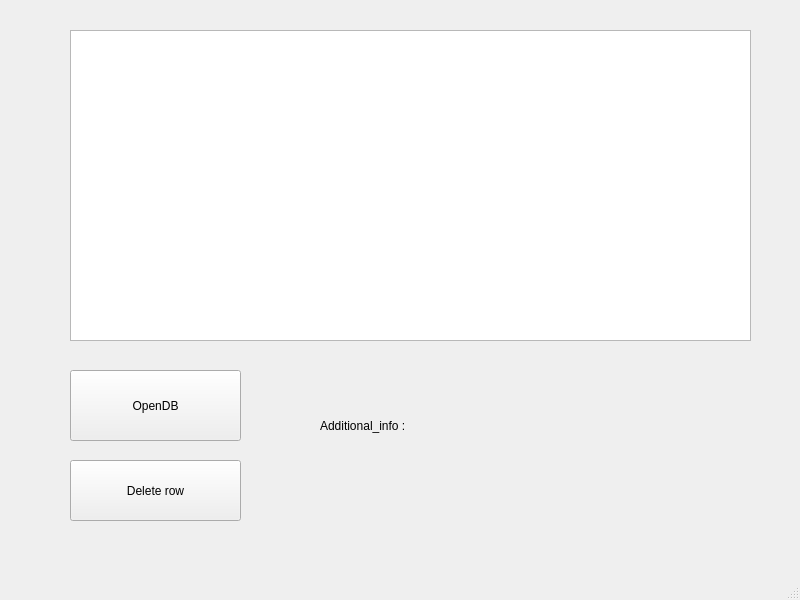
<?xml version="1.0" encoding="UTF-8"?>
<ui version="4.0">
 <class>MainWindow</class>
 <widget class="QMainWindow" name="MainWindow">
  <property name="geometry">
   <rect>
    <x>0</x>
    <y>0</y>
    <width>800</width>
    <height>600</height>
   </rect>
  </property>
  <property name="windowTitle">
   <string>MainWindow</string>
  </property>
  <widget class="QWidget" name="centralwidget">
   <widget class="QPushButton" name="openButton">
    <property name="geometry">
     <rect>
      <x>70</x>
      <y>370</y>
      <width>171</width>
      <height>71</height>
     </rect>
    </property>
    <property name="text">
     <string>OpenDB</string>
    </property>
   </widget>
   <widget class="QPushButton" name="deleteButton">
    <property name="geometry">
     <rect>
      <x>70</x>
      <y>460</y>
      <width>171</width>
      <height>61</height>
     </rect>
    </property>
    <property name="text">
     <string>Delete row</string>
    </property>
   </widget>
   <widget class="QTreeView" name="treeView">
    <property name="geometry">
     <rect>
      <x>70</x>
      <y>30</y>
      <width>681</width>
      <height>311</height>
     </rect>
    </property>
   </widget>
   <widget class="QLabel" name="info_label">
    <property name="geometry">
     <rect>
      <x>320</x>
      <y>380</y>
      <width>401</width>
      <height>91</height>
     </rect>
    </property>
    <property name="text">
     <string>Additional_info :      </string>
    </property>
   </widget>
  </widget>
  <widget class="QMenuBar" name="menubar">
   <property name="geometry">
    <rect>
     <x>0</x>
     <y>0</y>
     <width>800</width>
     <height>25</height>
    </rect>
   </property>
  </widget>
  <widget class="QStatusBar" name="statusbar"/>
 </widget>
 <resources/>
 <connections/>
</ui>
